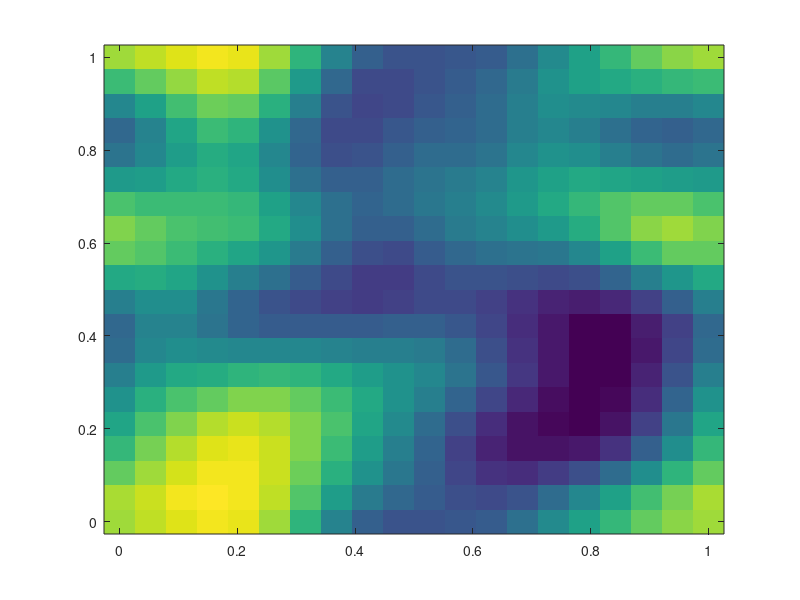

Write MATLAB code to recreate this figure.
clear; close all;

N = 20;
sigma_f = 1;
sigma_l = 1;
p = [1 1];

gridvec = linspace(0,1,N);
[X,Y] = meshgrid(gridvec,gridvec);
points = [X(:) Y(:)];

points_i = points;
points_j = points;
points_i = permute(points_i,[1 3 2]);
points_j = permute(points_j,[1 3 2]);
displacements = points_i - permute(points_j,[2 1 3]);

sin_arg1 = pi*abs(displacements(:,:,1))/p(1);
sin_arg2 = pi*abs(displacements(:,:,2))/p(2);
% C = sigma_f^2*exp(-2*sin(sin_arg1 + sin_arg2).^2/sigma_l^2);
C1 = sigma_f^2*exp(-2*sin(sin_arg1).^2/sigma_l^2); % periodicity in one direction
C2 = sigma_f^2*exp(-2*sin(sin_arg2).^2/sigma_l^2); % periodicity in the other direction
C = C1.*C2;

figure
imagesc(C)
colorbar
min(eig(C))

z = mvnrnd(zeros(N^2,1),C);
Z = reshape(z,N,N);
imagesc([0 1],[0 1],Z);
set(gca,'YDir','normal')